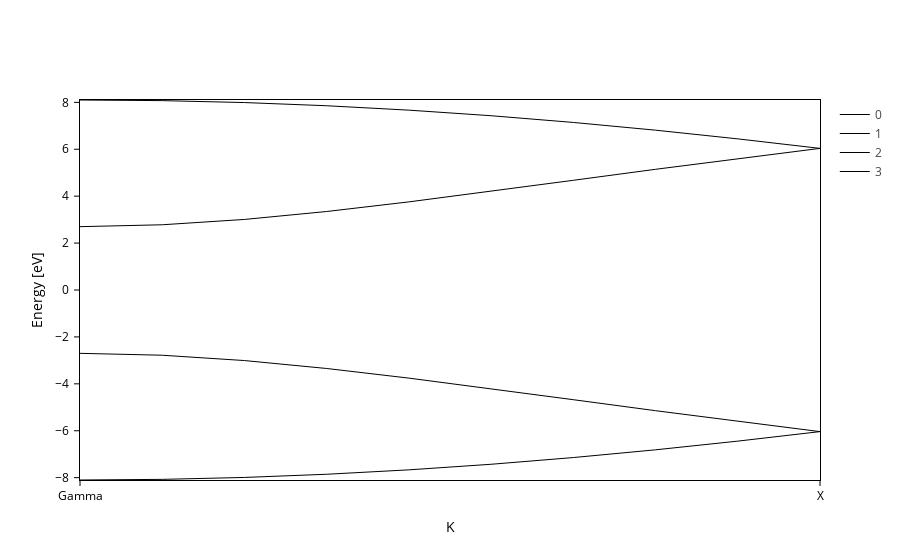

Write notebook code for a chart like this one.
### Markdown cell above
All good, you can already use your new backend!

### Code cell
band_struct.plot(backend="plotly_myown")

### Figure 1 — Plotly figure (JSON) as saved in the notebook; plotly's stock layout.template omitted (floating-point values rounded to 4 significant figures)
{"data": [{"hoverinfo": "name", "hovertemplate": "%{y:.2f} eV", "line": {"color": "black", "width": 1.0}, "mode": "lines", "name": "0", "opacity": 1, "type": "scatter", "uid": "63c07b90-606f-4878-8e79-e976dddeb921", "x": [0.0, 0.08194, 0.1639, 0.2458, 0.3278, 0.4097, 0.4916, 0.5736, 0.6555, 0.7375], "y": [-8.1, -8.073, -7.991, -7.855, -7.667, -7.429, -7.144, -6.813, -6.443, -6.037]}, {"hoverinfo": "name", "hovertemplate": "%{y:.2f} eV", "line": {"color": "black", "width": 1.0}, "mode": "lines", "name": "1", "opacity": 1, "type": "scatter", "uid": "31c2b4a6-509c-4031-8897-18a6fd3750aa", "x": [0.0, 0.08194, 0.1639, 0.2458, 0.3278, 0.4097, 0.4916, 0.5736, 0.6555, 0.7375], "y": [-2.7, -2.781, -3.008, -3.346, -3.757, -4.208, -4.677, -5.146, -5.602, -6.037]}, {"hoverinfo": "name", "hovertemplate": "%{y:.2f} eV", "line": {"color": "black", "width": 1.0}, "mode": "lines", "name": "2", "opacity": 1, "type": "scatter", "uid": "c2b0bb49-764c-47e1-a570-cc10a0f59d77", "x": [0.0, 0.08194, 0.1639, 0.2458, 0.3278, 0.4097, 0.4916, 0.5736, 0.6555, 0.7375], "y": [2.7, 2.781, 3.008, 3.346, 3.757, 4.208, 4.677, 5.146, 5.602, 6.037]}, {"hoverinfo": "name", "hovertemplate": "%{y:.2f} eV", "line": {"color": "black", "width": 1.0}, "mode": "lines", "name": "3", "opacity": 1, "type": "scatter", "uid": "55b55d41-ad58-4d95-8656-5eabd83760c2", "x": [0.0, 0.08194, 0.1639, 0.2458, 0.3278, 0.4097, 0.4916, 0.5736, 0.6555, 0.7375], "y": [8.1, 8.073, 7.991, 7.855, 7.667, 7.429, 7.144, 6.813, 6.443, 6.037]}], "layout": {"xaxis": {"mirror": true, "range": [0.0, 0.7375], "showgrid": true, "ticktext": ["Gamma", "X"], "tickvals": [0.0, 0.7375], "title": {"text": "K"}}, "yaxis": {"mirror": true, "range": [-8.1, 8.1], "title": {"text": "Energy [eV]"}}}}
